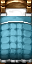

The image is a tile-based game level rendered from a .tmx file. Its description and source (layers, tilesets, objects; grid data summarised) follow:
An orthogonal 1x2 tile map with 32x32 px tiles, 2 tile layers (objects, collision), 1 hidden layer not drawn, 3 tilesets.

<map version="1.0" orientation="orthogonal" width="1" height="2" tilewidth="32" tileheight="32">
 <tileset firstgid="1" name="furniture-modern" tilewidth="32" tileheight="32">
  <image source="../maps/graphics/tiles/furniture-modern.png" width="512" height="512" />
 </tileset>
 <tileset firstgid="257" name="furniture-placement" tilewidth="32" tileheight="32">
  <image source="../maps/graphics/tiles/furniture-placement.png" width="64" height="64" />
  <tile id="2">
   <properties>
    <property name="constraint" value="ground" />
   </properties>
  </tile>
  <tile id="3">
   <properties>
    <property name="constraint" value="wall" />
   </properties>
  </tile>
 </tileset>
 <tileset firstgid="261" name="collision" tilewidth="32" tileheight="32">
  <image source="../maps/graphics/tiles/collision.png" width="64" height="32" />
  <tile id="0">
   <properties>
    <property name="collision" value="short" />
   </properties>
  </tile>
 </tileset>
 <layer name="objects" width="1" height="2">
  <data>[2 cells, 2 non-empty, 2 distinct tile ids]</data>
 </layer>
 <layer name="constraints" width="1" height="2" visible="0">
  <data>[2 cells, 2 non-empty, 2 distinct tile ids]</data>
 </layer>
 <layer name="collision" width="1" height="2">
  <data>[2 cells, 2 non-empty, 1 distinct tile ids]</data>
 </layer>
</map>
